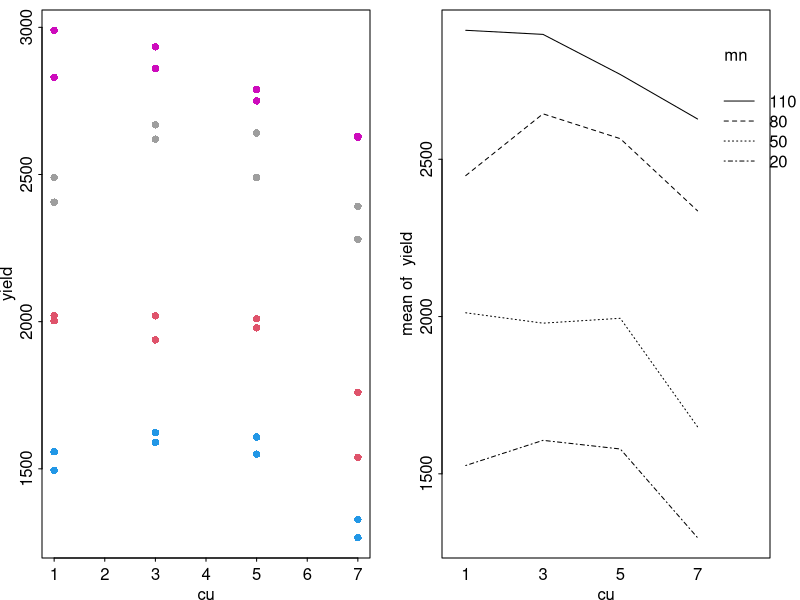
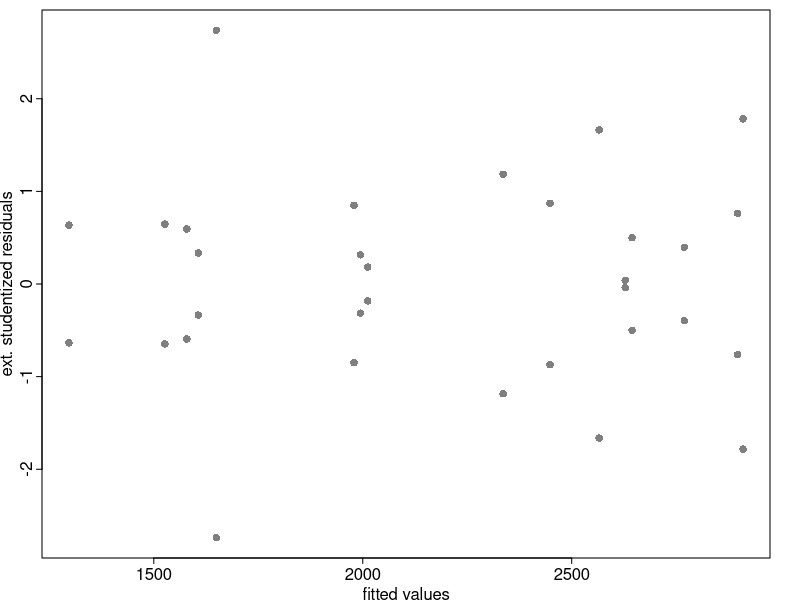
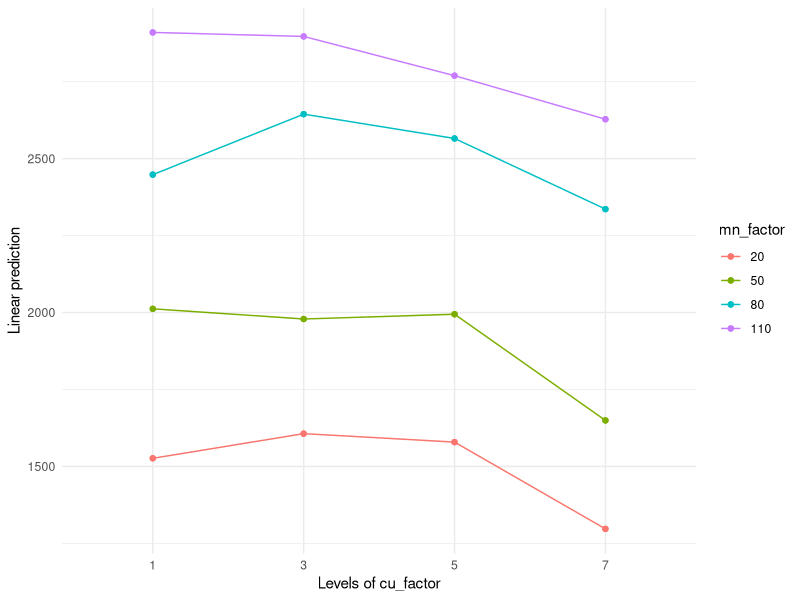
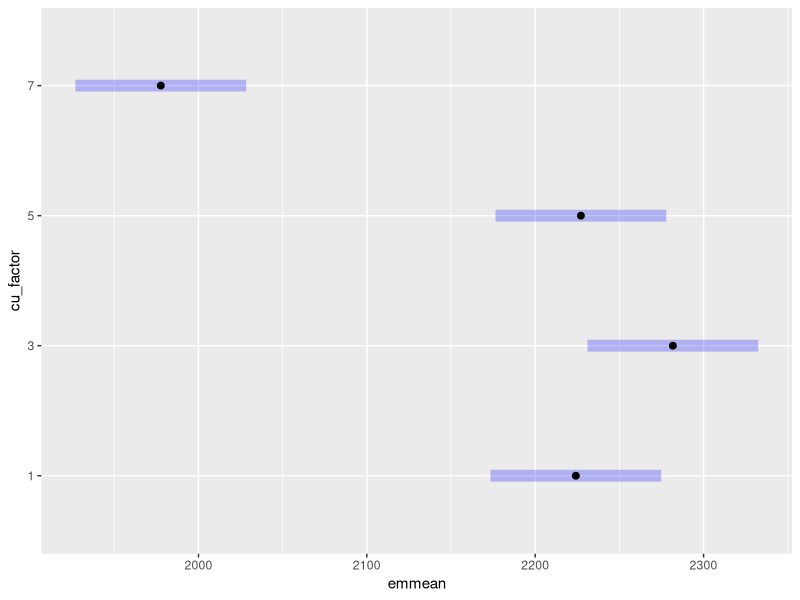
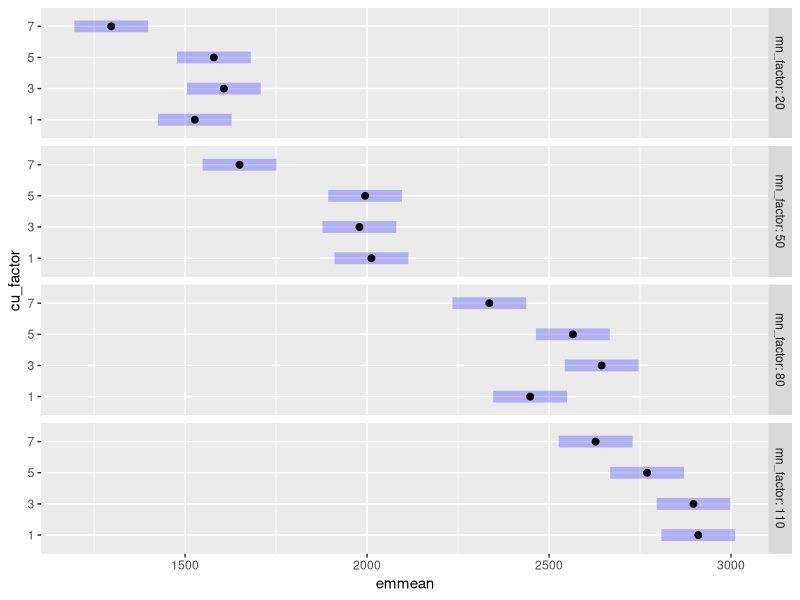
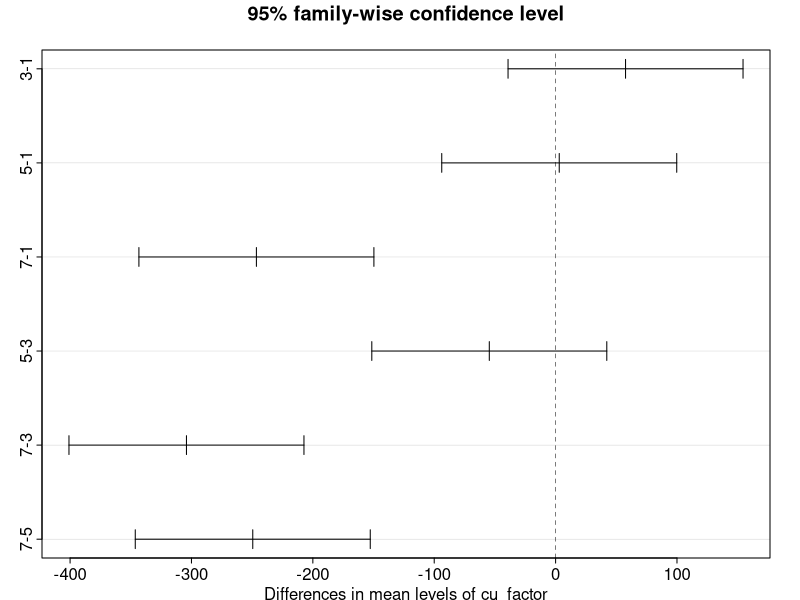

Write R code to recreate these figures, in order.
## ---- chunk 1
knitr::opts_chunk$set(echo=TRUE, comment=NA)
options(show.signif.stars=FALSE)
knitr::opts_knit$set(global.par=TRUE, html.table.attributes = '')
options(width=110)
## ---- chunk 2
par(mar=c(2.1,2.1,.5,1.5), mgp=c(1.3,.3,0), tck=-0.01)
## ---- chunk 3
soy = read.table("soybean.txt", header=T)
## ---- chunk 4
soy$cu_factor = factor(soy$cu)
soy$mn_factor = factor(soy$mn)
str(soy)
## ---- chunk 5
table(soy$cu, soy$mn)
## ---- chunk 6
layout(matrix(1:2,1,2))
plot(yield ~ cu, col=mn, pch=16, data=soy)
with(soy, interaction.plot(cu, mn, yield))
## ---- chunk 7
library(dplyr)
soy %>% group_by(cu, mn) %>% summarize(mean = mean(yield), sd = sd(yield))
## ---- chunk 8
layout(1)
## ---- chunk 9
fit = lm(yield ~ cu_factor * mn_factor, data=soy)
plot(rstudent(fit)~fitted(fit), col=rgb(0,0,0, 0.5), pch=16,
     xlab="fitted values", ylab="ext. studentized residuals")
anova(fit)
## ---- chunk 10
drop1(fit, test="F")
## ---- chunk 11
fit.noint = lm(yield ~ cu_factor + mn_factor, data=soy)
drop1(fit.noint, test="F")
## ---- chunk 12
summary(fit)$coefficients
## ---- chunk 13
library(emmeans)
emmeans(fit, ~ mn_factor)
# emmeans(fit, ~ mn_factor | cu_factor) # same as below, presented differently
emmeans(fit, ~ mn_factor:cu_factor)
library(ggplot2)
emmip(fit, mn_factor ~ cu_factor) + theme_minimal()  # ip = interaction plot
## ---- chunk 14
plot(emmeans(fit, ~ cu_factor))
## ---- chunk 15
plot(emmeans(fit, ~ cu_factor | mn_factor), by = "mn_factor")
## ---- chunk 16
em_cu = emmeans(fit, ~ cu_factor)
pairs(em_cu) # default: Tukey
pairs(em_cu, adjust = "none") # for LSD
pwpm(em_cu, adjust = "none") # pw = pairwise pm = p-value matrix
## ---- chunk 17
em_cuxmn = emmeans(fit, ~ cu_factor:mn_factor)[1:10] # first 10 only: to fit page width
pwpm(em_cuxmn)
## ---- chunk 18
contrast(em_cu,  list(cu3_vs1and5 = c(-1/2, 1,-1/2,0)))
## ---- chunk 19
options(show.signif.stars=FALSE)
## ---- chunk 20
par(mar=c(2.1,2.1,2.5,1.5))
## ---- chunk 21
fit.aov = aov(yield ~ cu_factor * mn_factor, data=soy)
anova(fit.aov)
TukeyHSD(fit.aov, "cu_factor")
plot(TukeyHSD(fit.aov, "cu_factor"))
## ---- chunk 22
model.tables(fit.aov, type="means", se=TRUE)
## ---- chunk 23
model.tables(fit.aov) # default is type="effects"
## ---- chunk 24
library(multcomp)
## ---- chunk 25
# coef(fit) # look at coefficients and what they mean, to define the constrast next
K = matrix(c(0,-2,1, rep(0,13)), 1)
t = glht(fit, linfct = K)
summary(t)
## ---- chunk 26
lh_cu = glht(fit, linfct = mcp(cu_factor="Tukey", interaction_average=T))
summary(lh_cu) # p-values: for Tukey's HSD
summary(lh_cu, test=univariate()) # no correction for multiple comparisons: Fisher LSD
## ---- chunk 27
options()$contrasts # default is "contr.treatment"
## ---- chunk 28
fit.sum = lm(yield ~ cu_factor * mn_factor, data=soy,
             contrasts = list(cu_factor=contr.sum,
                              mn_factor=contr.sum))
summary(fit.sum)
